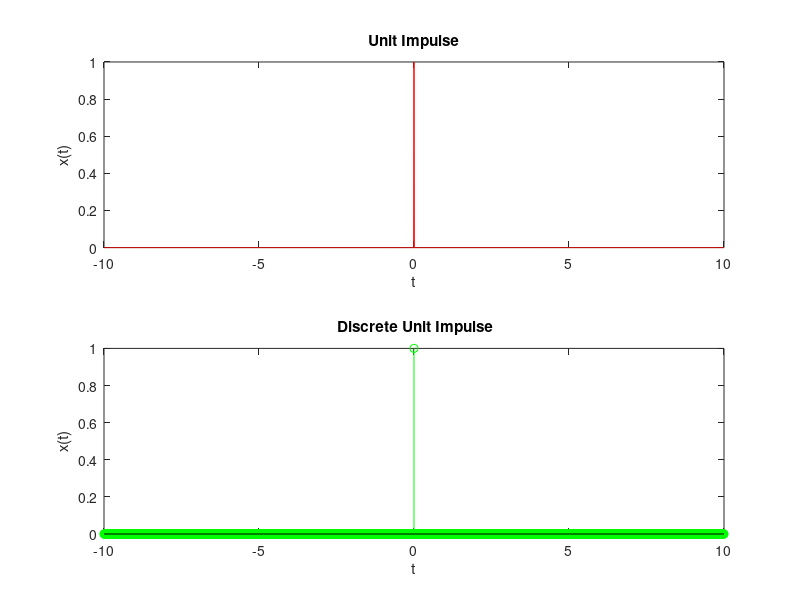

MATLAB code for this plot:
t= -10:0.01:10;
x=(t==0);
subplot(2,1,1);
plot(t,x,'r');
xlabel('t');
ylabel('x(t)');
title("Unit Impulse")

subplot(2,1,2);
stem(t,x,'g');
xlabel('t');
ylabel('x(t)');
title(" Discrete Unit Impulse")
